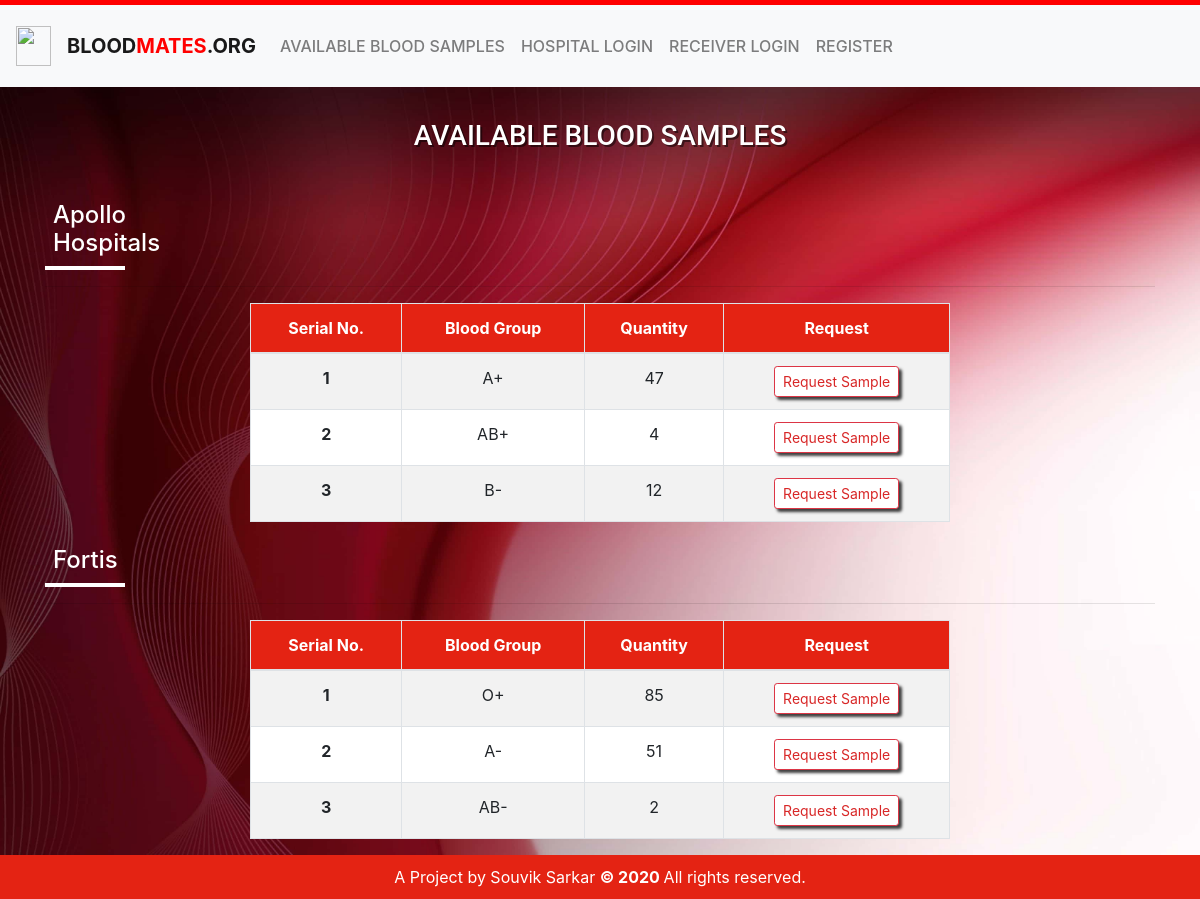
/available_blood_samples.php, run on the app's committed database.
### tables this page shows
CREATE TABLE `hospitals` (
  `id` int(11) NOT NULL,
  `hospital_name` varchar(50) NOT NULL,
  `registration_no` varchar(15) NOT NULL,
  `email` varchar(20) NOT NULL,
  `phn_no` varchar(13) NOT NULL,
  `password` varchar(70) NOT NULL,
  `address` varchar(30) NOT NULL,
  `state` varchar(15) NOT NULL,
  `city` varchar(15) NOT NULL,
  `zip` int(10) NOT NULL
);

CREATE TABLE `available_samples` (
  `id` int(11) NOT NULL,
  `registration_no` varchar(20) NOT NULL,
  `blood_group` varchar(5) NOT NULL,
  `quantity` int(7) NOT NULL,
  `last_updated_at` date DEFAULT current_timestamp()
);

### available_blood_samples.php (the view, shortened to what this page needs)
<!DOCTYPE html>
<html lang="en">
<head>
    <link rel="stylesheet" href="assets\css\index.css">
</head>
<?php include("header.php"); ?>
<body>
    <div class="showcase-hospital-registration">
        <div class="showcase-available-blood-content">
            <div class="container">
                <h3 class="text-center hero">AVAILABLE BLOOD SAMPLES</h3>
                <div class="table-div text-center">
                    <div class="table-responsive">
                        <?php
                            if($regNo!=null && $email==null)
                            {
                                $query1 = "SELECT hospital_name,registration_no FROM hospitals";
                                $result = mysqli_query($con,$query1);
                                while($row = $result->fetch_assoc())
                                {
                                    $hospital_name = $row['hospital_name'];
                                    $hospital_reg = $row['registration_no'];
                                    $i=1;
                                    $query2 = "SELECT * FROM available_samples WHERE registration_no = '$hospital_reg'";
                                    $result2 = mysqli_query($con,$query2);
                                    if(mysqli_num_rows($result2)>0)
                                    {
                                        echo'<table class="table table-bordered mx-auto table-striped">
                                            <h4 class="text-center hospital-name">'.$hospital_name.'</h4>
                                            <hr style="height="0.2px;">
                                            <thead class="thead-red">
                                                <th scope="col">Serial No.</th>
                                                <th scope="col">Blood Group</th>
                                                <th scope="col">Quantity</th>
                                                <th scope="col">Request</th>
                                            </thead>
                                            <tbody class="tbody-white">
                                        ';
                                        while($row1 = $result2->fetch_assoc())
                                        {
                                            echo '<tr>
                                                    <th scope="row">'.$i.'</th>
                                                    <td>'.$row1['blood_group'].'</td>
                                                    <td>'.$row1['quantity'].'</td>
                                                    <td>Receivers Only</td>
                                                </tr>';
                                            $i++;
                                        }
                                        echo '</tbody>
                                        </table>';
                                    }
                                }
                            }
                            else
                            {
                                $query1 = "SELECT hospital_name,registration_no FROM hospitals";
                                $result = mysqli_query($con,$query1);
                                while($row = $result->fetch_assoc())
                                {
                                    $hospital_name = $row['hospital_name'];
                                    $hospital_reg = $row['registration_no'];
                                        $i=1;
                                    $query2 = "SELECT * FROM available_samples WHERE registration_no = '$hospital_reg'";
                                    $result2 = mysqli_query($con,$query2);
                                    if(mysqli_num_rows($result2)>0)
                                    {
                                        echo'<table class="table table-bordered mx-auto table-striped">
                                            <h4 class="text-center hospital-name">'.$hospital_name.'</h4>
                                            <hr style="height=1rem;">
                                            <thead class="thead-red">
                                                <th scope="col">Serial No.</th>
                                                <th scope="col">Blood Group</th>
                                                <th scope="col">Quantity</th>
                                                <th scope="col">Request</th>
                                            </thead>
                                            <tbody class="tbody-white">
                                        ';
                                        while($row1 = $result2->fetch_assoc())
                                        {
                                            echo '<tr>
                                                    <th scope="row">'.$i.'</th>
                                                    <td>'.$row1['blood_group'].'</td>
                                                    <td>'.$row1['quantity'].'</td>
                                                    <td><form method="post"><button type="submit" name="submit-logout-members" class="btn btn-danger btn-sm">Request Sample</button></form></td>
                                                </tr>';
                                            $i++;
                                        }
                                        echo '</tbody>
                                        </table>';
                                    }
                                }
                            }
                        ?>
                    </div>
                </div>
            </div>
        </div>
    </div>
</body>
<?php include("footer.php");?>
</html>

### header.php (shortened to what this page needs)
<?php
    include("config.php");
    $regNo = null;
    $email = null;
?>
<!DOCTYPE html>
<html lang="en">
<head>
    <link rel="stylesheet" href="https://cdn.jsdelivr.net/npm/bootstrap@4.5.3/dist/css/bootstrap.min.css">
    <link rel="stylesheet" href="assets\css\header.css">
</head>
<body>
    <div class="red-divider"></div>
    <nav class="navbar navbar-expand-lg sticky-top navbar-light bg-light">
        <a class="navbar-brand" href="index.php">
            <img src="images\logo.png" width="35" height="40" alt="" loading="lazy">
        </a>
        <a class="navbar-brand" href="index.php"><strong>BLOOD<span class="logo-red">MATES</span>.ORG</strong></a>
        <div class="collapse navbar-collapse" id="navbarNavAltMarkup">
            <div class="navbar-nav">
                <a class="nav-link" href="available_blood_samples.php"> AVAILABLE BLOOD SAMPLES</a>
                <?php
                    if($regNo!=null && $email==null)
                    {
                        $query2 = "SELECT hospital_name from hospitals WHERE registration_no = '$regNo'";
                        $result1 = mysqli_query($con,$query2);
                        $row = $result1 ->fetch_assoc();
                        echo '<a class="nav-link" href="add_blood_info.php"> ADD BLOOD INFO</a>
                              <a class="nav-link" href="view_requests.php"> VIEW REQUESTS</a>
                        <li class="nav-item dropdown">
                                <a class="nav-link dropdown-toggle" href="#" id="navbarDropdown" role="button" data-toggle="dropdown" aria-haspopup="true" aria-expanded="false">
                                    ACCOUNT
                                </a>
                                <div class="dropdown-menu" aria-labelledby="navbarDropdown">
                                    <a class="dropdown-item" href="#">'.$row['hospital_name'].'#</a>
                                    <div class="dropdown-divider"></div>
                                    <a class="dropdown-item" href="logout.php">Log Out</a>
                                </div>
                            </li>';
                    }
                    else
                    {
                        echo '
                        <a class="nav-link float-right" href="login_as_hospital.php">HOSPITAL LOGIN</a>
                        <a class="nav-link float-left" href="login_as_receiver.php">RECEIVER LOGIN</a>
                        <a class="nav-link float-left" href="register.php">REGISTER</a>';
                    }
                ?>
            </div>
        </div>
    </nav>
</body>
</html>

### footer.php (shortened to what this page needs)
<!doctype html>
<html lang="en">
<head>
</head>
<body>
<footer class="footer" style="background-color:  #e42313 ;">
    <div class="footer-copyright text-center">
       <span id="footer-text">A Project by Souvik Sarkar <strong> &copy; 2020 </strong>All rights reserved.</span>
    </div>
</footer>
</body>
</html>

### assets/css/index.css (style rules this page uses)
* { padding: 0px; margin: 0px; box-sizing: border-box; }
.btn { background-color: rgb(256, 256, 256) !important; color: rgb(216, 39, 39) !important; box-shadow: 3px 3px 3px 0px rgba(0, 0, 0, 0.75); }
.thead-red { background-color: #e42313; color: white; }
.tbody-white { background-color: white; }
.showcase-available-blood-content { background: url("../../images/redcross1.jpg"); background-repeat: no-repeat; background-size: cover; }
.hero { padding-top: 2rem; padding-bottom: 1rem; color: white; font-family: "Roboto", sans-serif; text-shadow: 2px 2px rgba(0, 0, 0, 0.5); }

### assets/css/header.css (style rules this page uses)
* { margin: 0px; padding: 0px; }
.red-divider { height: 5px; background-color: red; }
.logo-red { color: red; }
.navbar { padding: 1rem 1rem; }
.nav-link { font-weight: 500; }

### available_blood_samples.php (style rules this page uses)
table { max-width:700px; padding-bottom:4rem; }
.hospital-name { margin-top:1rem; color:white; padding: 0.5rem;; border-bottom: solid white 0.3rem; max-width:5rem; }

### footer.php (style rules this page uses)
footer { padding:10px; }
a { text-decoration:none; color:white; }
#footer-text { color:white; }

### data on the page
hospitals: hospital_name "Apollo Hospitals"
available_samples: blood_group "A+", quantity "47"
available_samples: blood_group "AB+", quantity "4"
available_samples: blood_group "B-", quantity "12"
hospitals: hospital_name "Fortis"
available_samples: blood_group "O+", quantity "85"
available_samples: blood_group "A-", quantity "51"
available_samples: blood_group "AB-", quantity "2"
